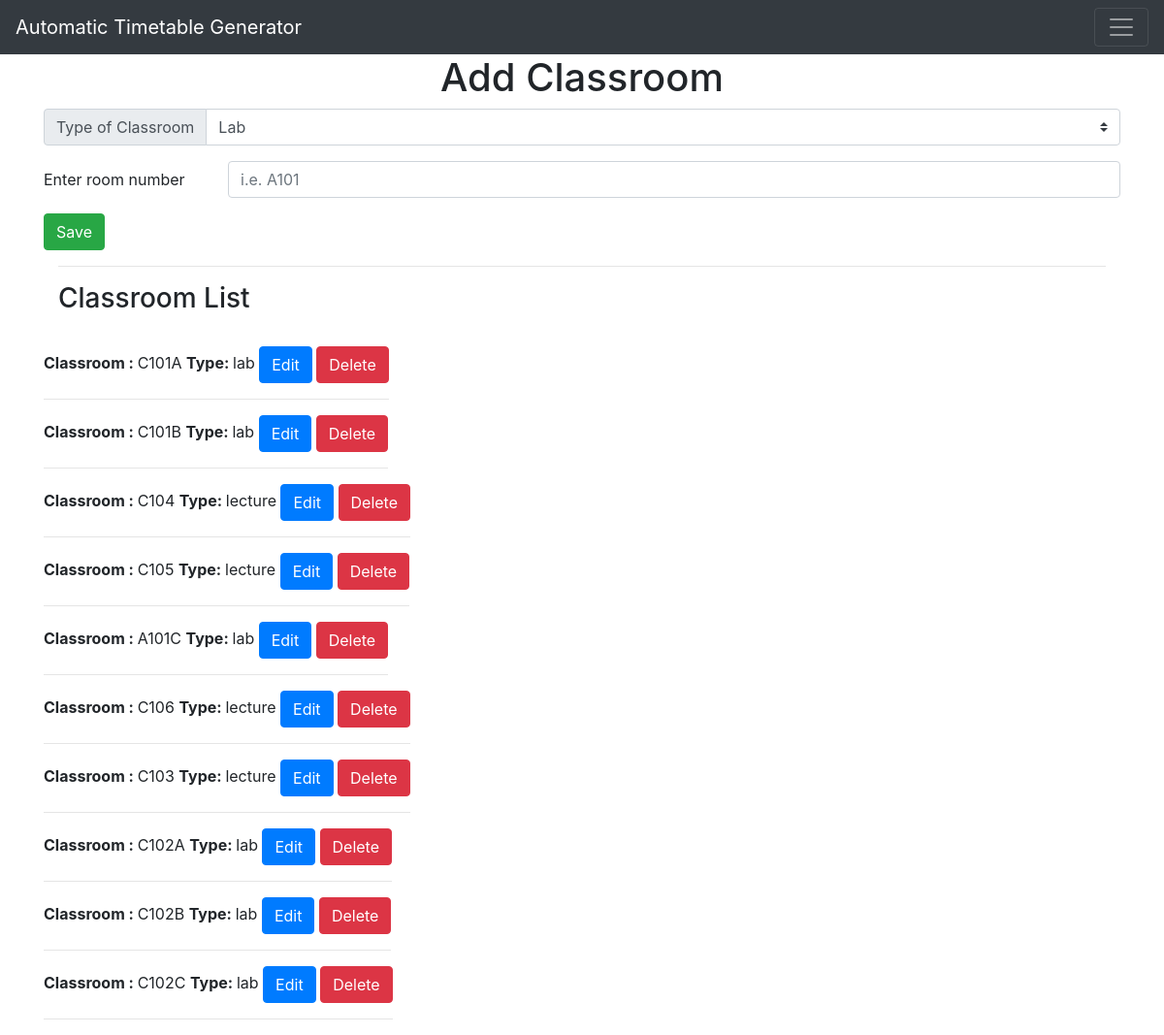
The page /add-classroom on the database its author committed.
### app.py (models this page shows, shortened)
class Classroom(db.Model):
    class_id = db.Column(db.Integer, primary_key=True)
    class_type = db.Column(db.String(40), nullable=False)
    class_number = db.Column(db.String(40), nullable=False)

### app.py (the view)
@app.route('/add-classroom', methods=['GET','POST'])
def add_classroom():
    if request.method == "POST":
        class_type = request.form.get('classroomtype')
        class_number = request.form['class_number']
        new_class = Classroom(class_type=class_type, class_number=class_number)
        db.session.add(new_class) # added for this session only
        db.session.commit() # added permanently
        return redirect('/add-classroom')
    else:
        all_classroom = Classroom.query.order_by(Classroom.class_id).all()
        return render_template('add-classroom.html', classrooms = all_classroom) # to use in loops

### templates/add-classroom.html (shortened to what this page needs)
{% extends 'base.html' %}
{% block body %}
<div class="container">
    <h1 style="text-align:center">Add Classroom</h1>
</div>
<form action="/add-classroom" method="post">
    <div class="input-group mb-3">
      <div class="input-group-prepend">
        <label class="input-group-text" for="classroomtype">Type of Classroom</label>
      </div>
      <select class="custom-select" name="classroomtype" id="classroomtype">
        <option value="lab">Lab</option>
      </select>
    </div>
    <div class="form-group row">
    <label for="class_number" class="col-sm-2 col-form-label">Enter room number</label>
    <div class="col-sm-10">
      <input type="text" class="form-control" name="class_number" id="class_number" placeholder="i.e. A101" required>
    </div>
  </div>
  <div>
      <button class="btn btn-success" type="submit">Save</button>
  </div>
</form>
<div class="container">
    <hr>
    <h3>Classroom List</h3>
    <br>
    {% for classroom in classrooms %}
        <div class="row">
            <div class="column">
                <b>Classroom : </b>{{classroom.class_number}}
                <b>Type: </b> {{classroom.class_type}}
                <a class="btn btn-primary" href="/edit/classroom/{{classroom.class_id}}" >Edit</a>
                <a class="btn btn-danger" href="/delete/classroom/{{classroom.class_id}}">Delete</a>
                <hr>
            </div>
        </div>
    {% endfor %}
</div>
{% endblock %}

### static/css/main.css (style rules this page uses)
body { font-family: Helvetica; }

### rows shown on the page
Classroom: class_number "C101A", class_type "lab"
Classroom: class_number "C101B", class_type "lab"
Classroom: class_number "C104", class_type "lecture"
Classroom: class_number "C105", class_type "lecture"
Classroom: class_number "A101C", class_type "lab"
Classroom: class_number "C106", class_type "lecture"
Classroom: class_number "C103", class_type "lecture"
Classroom: class_number "C102A", class_type "lab"
Classroom: class_number "C102B", class_type "lab"
Classroom: class_number "C102C", class_type "lab"
